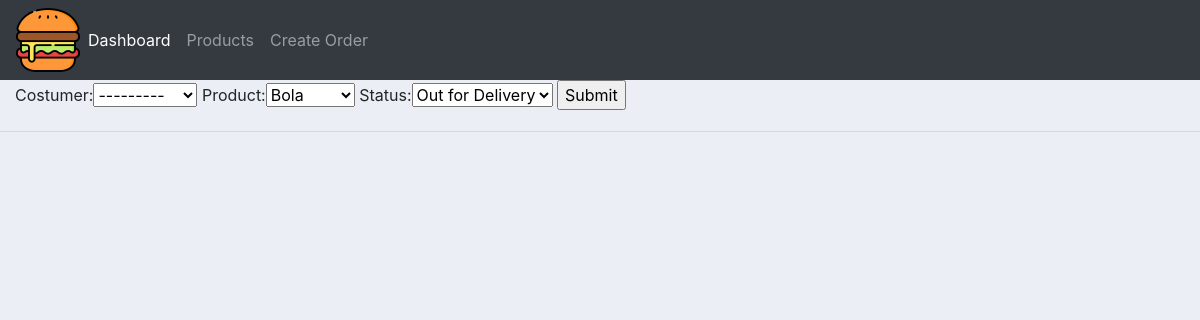
Screenshot of /update_order/4/ with the database file from the repository.
### accounts/models.py (models this page shows, shortened)
class Order(models.Model):
    STATUS = (
        ('Pending', 'pending'),
        ('Out for Delivery', 'Out for Delivery'),
        ('Delivered', 'Delivered'),
    )
    costumer = models.ForeignKey(Customer, null=True, on_delete= models.SET_NULL)
    product =  models.ForeignKey(Product, null=True, on_delete= models.SET_NULL)
    date_created = models.DateTimeField(auto_now_add=True)
    status = models.CharField(max_length=200, null = True, choices = STATUS)

### accounts/views.py (the view)
# urls.py: path('update_order/<str:pk>/', views.UpdateOrder, name= "update_order"),
def UpdateOrder(request, pk):
    order = Order.objects.get(id=pk)
    form = OrderForm(instance=order)
    if request.method == 'POST':
        print('Printing Post', request.POST)
        form = OrderForm(request.POST, instance=order)
        if form.is_valid():
            form.save()
            return redirect("/")
    context = {'form':form}
    return render(request, "accounts/create_order.html", context)

### accounts/forms.py
class OrderForm(ModelForm):
    class Meta:
        model = Order
        fields = '__all__'

### accounts/models.py (called while the page is built)
    def __str__(self):
        return self.name

    def __str__(self) -> str:
        return self.name

### accounts/templates/accounts/create_order.html (shortened to what this page needs)
{% extends 'accounts/main.html' %}
{% load static%}
{% block content%}
<form action="" method=POST>
    {{form}}
    <input type=submit value=Submit>
{% endblock %}

### static/CSS/main.css (style rules this page uses)
body { background-color: #ebeff5; }

### rows the page displays
Order: costumer "---------", product "Bola", status "Out for Delivery"
